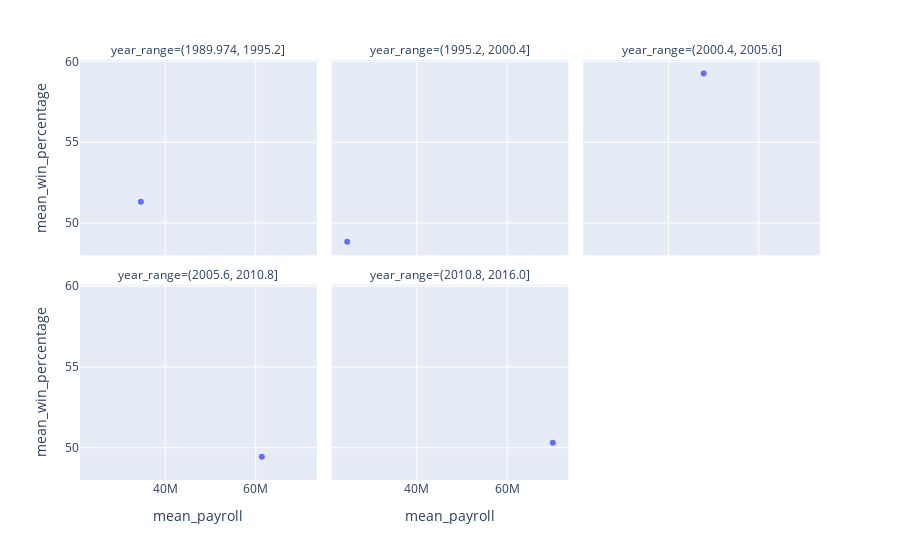

The cell this chart's notebook holds for it:
### Code cell
oak_mean_data = mean_data[mean_data['teamID'] == 'OAK']
px.scatter(oak_mean_data, x='mean_payroll', y='mean_win_percentage',
            facet_col='year_range', facet_col_wrap=3)

### Figure 1 — Plotly figure (JSON) as saved in the notebook; plotly's stock layout.template omitted (floating-point values rounded to 4 significant figures)
{"data": [{"hovertemplate": "year_range=(1989.974, 1995.2]<br>mean_payroll=%{x}<br>mean_win_percentage=%{y}<extra></extra>", "legendgroup": "", "marker": {"color": "#636efa", "symbol": "circle"}, "mode": "markers", "name": "", "orientation": "v", "showlegend": false, "type": "scatter", "x": [34607621], "xaxis": "x4", "y": [51.32], "yaxis": "y4"}, {"hovertemplate": "year_range=(1995.2, 2000.4]<br>mean_payroll=%{x}<br>mean_win_percentage=%{y}<extra></extra>", "legendgroup": "", "marker": {"color": "#636efa", "symbol": "circle"}, "mode": "markers", "name": "", "orientation": "v", "showlegend": false, "type": "scatter", "x": [24590000.0], "xaxis": "x5", "y": [48.84], "yaxis": "y5"}, {"hovertemplate": "year_range=(2000.4, 2005.6]<br>mean_payroll=%{x}<br>mean_win_percentage=%{y}<extra></extra>", "legendgroup": "", "marker": {"color": "#636efa", "symbol": "circle"}, "mode": "markers", "name": "", "orientation": "v", "showlegend": false, "type": "scatter", "x": [47785436], "xaxis": "x6", "y": [59.26], "yaxis": "y6"}, {"hovertemplate": "year_range=(2005.6, 2010.8]<br>mean_payroll=%{x}<br>mean_win_percentage=%{y}<extra></extra>", "legendgroup": "", "marker": {"color": "#636efa", "symbol": "circle"}, "mode": "markers", "name": "", "orientation": "v", "showlegend": false, "type": "scatter", "x": [61348409], "xaxis": "x", "y": [49.44], "yaxis": "y"}, {"hovertemplate": "year_range=(2010.8, 2016.0]<br>mean_payroll=%{x}<br>mean_win_percentage=%{y}<extra></extra>", "legendgroup": "", "marker": {"color": "#636efa", "symbol": "circle"}, "mode": "markers", "name": "", "orientation": "v", "showlegend": false, "type": "scatter", "x": [70050000.0], "xaxis": "x2", "y": [50.31], "yaxis": "y2"}], "layout": {"annotations": [{"font": {}, "showarrow": false, "text": "year_range=(2005.6, 2010.8]", "x": 0.16, "xanchor": "center", "xref": "paper", "y": 0.465, "yanchor": "bottom", "yref": "paper"}, {"font": {}, "showarrow": false, "text": "year_range=(2010.8, 2016.0]", "x": 0.5, "xanchor": "center", "xref": "paper", "y": 0.465, "yanchor": "bottom", "yref": "paper"}, {"font": {}, "showarrow": false, "text": "year_range=(1989.974, 1995.2]", "x": 0.16, "xanchor": "center", "xref": "paper", "y": 1.0, "yanchor": "bottom", "yref": "paper"}, {"font": {}, "showarrow": false, "text": "year_range=(1995.2, 2000.4]", "x": 0.5, "xanchor": "center", "xref": "paper", "y": 1.0, "yanchor": "bottom", "yref": "paper"}, {"font": {}, "showarrow": false, "text": "year_range=(2000.4, 2005.6]", "x": 0.84, "xanchor": "center", "xref": "paper", "y": 1.0, "yanchor": "bottom", "yref": "paper"}], "legend": {"tracegroupgap": 0}, "margin": {"t": 60}, "xaxis": {"anchor": "y", "domain": [0, 0.32], "title": {"text": "mean_payroll"}}, "xaxis2": {"anchor": "y2", "domain": [0.34, 0.66], "matches": "x", "title": {"text": "mean_payroll"}}, "xaxis3": {"anchor": "y3", "domain": [0.68, 1.0], "matches": "x", "title": {"text": "mean_payroll"}}, "xaxis4": {"anchor": "y4", "domain": [0, 0.32], "matches": "x", "showticklabels": false}, "xaxis5": {"anchor": "y5", "domain": [0.34, 0.66], "matches": "x", "showticklabels": false}, "xaxis6": {"anchor": "y6", "domain": [0.68, 1.0], "matches": "x", "showticklabels": false}, "yaxis": {"anchor": "x", "domain": [0, 0.465], "title": {"text": "mean_win_percentage"}}, "yaxis2": {"anchor": "x2", "domain": [0, 0.465], "matches": "y", "showticklabels": false}, "yaxis3": {"anchor": "x3", "domain": [0, 0.465], "matches": "y", "showticklabels": false}, "yaxis4": {"anchor": "x4", "domain": [0.535, 1.0], "matches": "y", "title": {"text": "mean_win_percentage"}}, "yaxis5": {"anchor": "x5", "domain": [0.535, 1.0], "matches": "y", "showticklabels": false}, "yaxis6": {"anchor": "x6", "domain": [0.535, 1.0], "matches": "y", "showticklabels": false}}}
